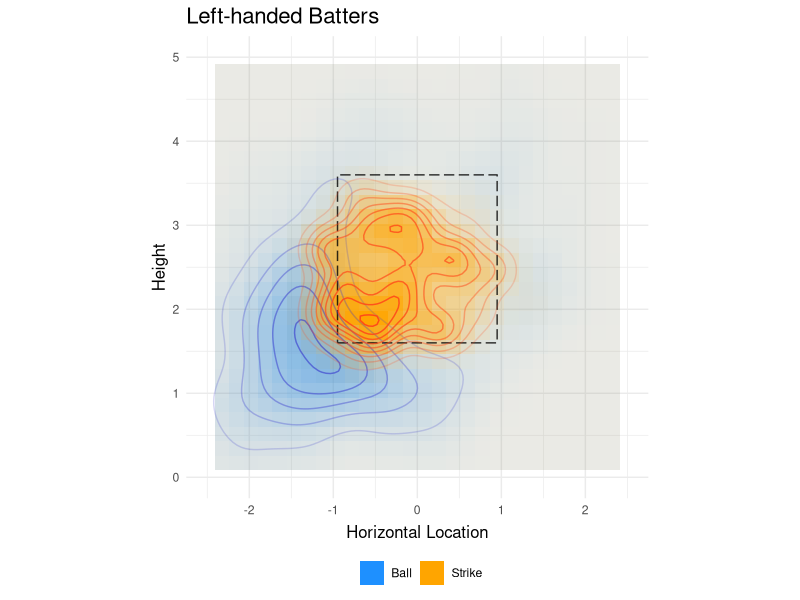
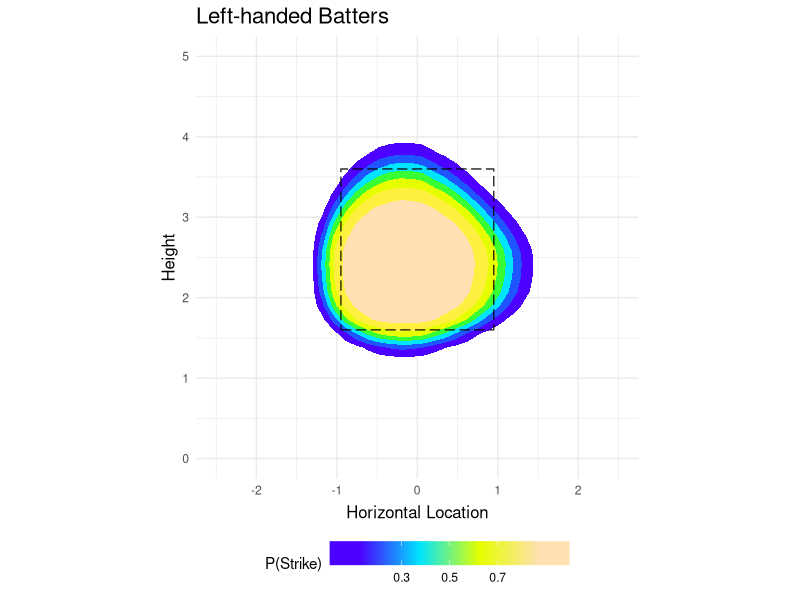

Source code (R) for these figures, in order:
## ---- chunk 1
library(ggplot2)
library(gridExtra)

## load all pitch data
pitch_data <- read.csv("data/pitch_data2.csv", header=TRUE, stringsAsFactors=FALSE)

## guideline strike zone dimensions
sz.bot <- 1.6
sz.top <- 3.6
sz.left <- -0.95
sz.right <- 0.95
sz.dim <- data.frame(cbind(px = c(sz.left, sz.right, sz.right, sz.left, sz.left), 
                           pz = c(sz.bot, sz.bot, sz.top, sz.top, sz.bot)))

## density.plot function
density.plot <- function(name, zone, x.min, x.max, y.min, y.max) {
        
        data <- subset(pitch_data, pitch_data$pitcher_name == name)
        
        # split left and right-handed batters
        data.l <- data[data$stand == "Left-handed Batter", ]
        data.r <- data[data$stand == "Right-handed Batter", ]
        
        # function for plotting densities of Balls and Called Strikes
        density <- function(e) {
        
                cs <- e[e$des == "Called Strike", ]
                ball <- e[e$des == "Ball", ]
        
                ggplot(rbind(data.frame(cs, group="Strike"), data.frame(ball, group="Ball")), aes(x=px,y=pz)) +
                        stat_density2d(geom="tile", aes(fill = group, alpha=(..density..)*1.67), n=30, contour=FALSE) +
                        geom_path(data=sz.dim, aes(px,pz), linetype=5, alpha=zone) +
                        scale_fill_manual(values=c("Strike"="orange", "Ball"="dodgerblue")) +
                        scale_color_manual(values=c("Strike"="#FF4719", "Ball"="#3333CC")) +
                        stat_density2d(aes(alpha=(..level..)*1.67, colour=group), contour=TRUE) +
                        xlim(x.min, x.max) + ylim(y.min, y.max) +
                        theme_minimal() + 
                        theme(aspect.ratio=1, strip.text.x=element_text(size=12), legend.position="bottom", 
                                plot.title=element_text(size=16), axis.title=element_text(size=12), 
                                axis.title.x=element_text(vjust=0), axis.title.y=element_text(vjust=1)) + 
                                xlab("Horizontal Location") + ylab("Height") +
                        guides(fill=guide_legend(""), alpha="none", color="none")
        }

p1 <- density(data.l) + ggtitle("Left-handed Batters")
# p2 <- density(data.r) + ggtitle("Right-handed Batters")
# grid.arrange(p1, p2, ncol=2)
p1

}

density.plot("Jon Lester", 0.8, -2.5, 2.5, 0, 5)
## ---- chunk 2
library(gam)

model.plot <- function(name, zone, x.min, x.max, y.min, y.max) {
        
        # subset only called pitches
        data <- subset(pitch_data, pitch_data$pitcher_name == name)
        
        # split left and right-handed batters
        data.l <- data[data$stand == "Left-handed Batter", ]
        data.r <- data[data$stand == "Right-handed Batter", ]
        
        summary(data.l)
        
        # fit model, predict strikezone boundaries
        pred <- function(d) {
                
                aspect.ratio <- (max(d$px)-min(d$px))/(max(d$pz)-min(d$pz))
                d$des <- as.factor(d$des)
                
                # fit gam model
                fit <- gam(data=d, des ~ lo(px, span=.5*aspect.ratio, degree=1) + 
                                       lo(pz, span=.5, degree=1), family=binomial(link="logit"))
                
                # set up matrices for prediction
                myx.gam <- matrix(data=seq(from=-2, to=2, length=30), nrow=30, ncol=30)
                myz.gam <- t(matrix(data=seq(from=0,to=5, length=30), nrow=30, ncol=30))
                fitdata.gam <- data.frame(px=as.vector(myx.gam), pz=as.vector(myz.gam))
                
                # predict strikezone boundaries
                mypredict.gam <- predict(fit, fitdata.gam, type="response")
                mypredict.gam <- matrix(mypredict.gam, nrow=c(30,30))
                
                df <- data.frame(fitdata.gam, z=as.vector(mypredict.gam))
                df
        }
        
        df.l <- pred(data.l)
        df.r <- pred(data.r)        
        
        model <- function(df) {
                # model plot -- polygons from stat_contour
                ggplot(df, aes(x=px, y=pz)) +
                        stat_contour(geom="polygon", bins=8, aes(z=z, fill=..level..)) +
                        scale_fill_gradientn(colours = topo.colors(10), guide=guide_colorbar(title="P(Strike)", barwidth=12, nbin=4, draw.llim=TRUE, draw.ulim=TRUE)) +
                        geom_path(data=sz.dim, aes(px, pz), colour="black", alpha=zone, linetype=5) +
                        xlim(x.min, x.max) + ylim(y.min, y.max) +
                        theme_minimal() +
                        theme(aspect.ratio=1, strip.text.x=element_text(size=12), legend.position="bottom", 
                                plot.title=element_text(size=16), axis.title=element_text(size=12), 
                                axis.title.x=element_text(vjust=0), axis.title.y=element_text(vjust=1)) + 
                                xlab("Horizontal Location") + ylab("Height")
                }
        
        q1 <- model(df.l) + ggtitle("Left-handed Batters")
#         q2 <- model(df.r) + ggtitle("Right-handed Batters")
#         grid.arrange(q1, q2, ncol=2)
q1
}

model.plot("Jon Lester", 0.8, -2.5, 2.5, 0, 5)
